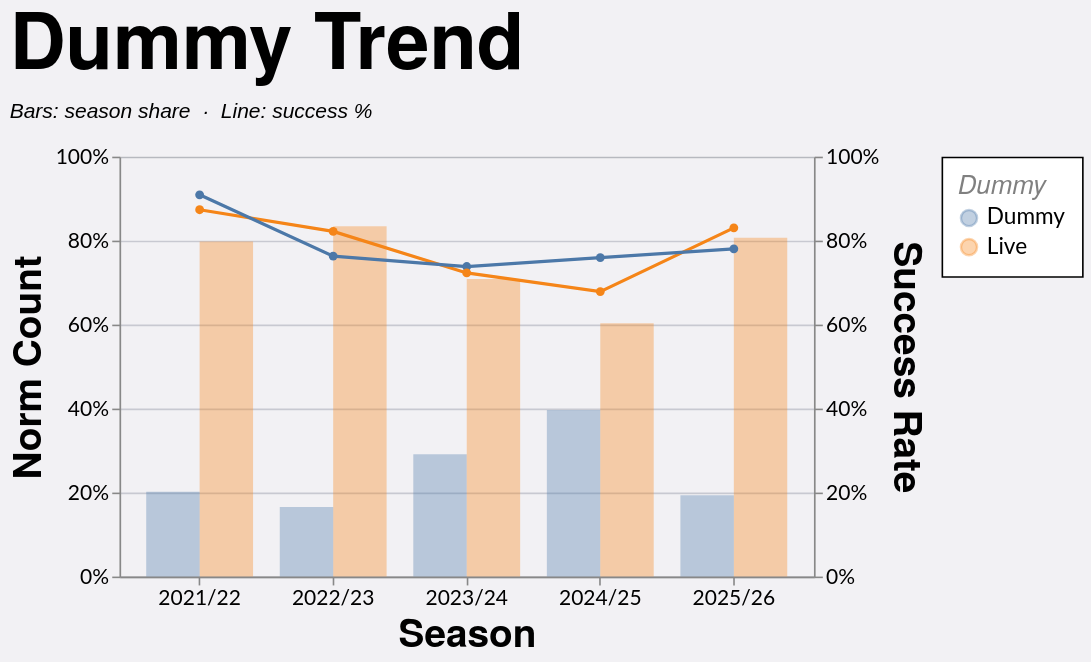

Vega-Lite specification stored for this chart:
### Vega-Lite specification from a JSON file in a GitHub repository (floating-point values rounded to 4 significant figures; data arrays with more than 128 entries replaced by an {"elided": "..."} marker saying what was removed)
{"config": {"axis": {"labelFont": "Lato, sans-serif", "titleFont": "PT Sans Narrow, Helvetica Neue, Helvetica, Arial, sans-serif", "labelFontSize": 13, "titleFontSize": 24, "gridColor": "#202947", "gridOpacity": 0.2}, "header": {"labelFont": "PT Sans Narrow, Helvetica Neue, Helvetica, Arial, sans-serif", "titleFont": "PT Sans Narrow, Helvetica Neue, Helvetica, Arial, sans-serif", "labelFontSize": 24, "titleFontSize": 28, "labelFontWeight": "bold", "orient": "left"}, "legend": {"labelFont": "Lato, sans-serif", "titleFont": "PT Sans Narrow, Helvetica Neue, Helvetica, Arial, sans-serif", "labelFontSize": 14, "titleFontSize": 16, "titlePadding": 5, "fillColor": "white", "strokeColor": "black", "padding": 10, "titleFontWeight": "lighter", "titleFontStyle": "italic", "titleColor": "gray", "offset": 10}, "title": {"font": "PT Sans Narrow, Helvetica Neue, Helvetica, Arial, sans-serif", "fontSize": 48, "fontWeight": "bold", "anchor": "start", "align": "center", "titlePadding": 20, "subtitlePadding": 10, "subtitleFontSize": 13, "subtitleColor": "", "subtitleFontStyle": "italic", "offset": 15, "color": "black"}, "axisX": {"labelAngle": 0}, "facet": {"title": null, "header": null, "align": {"row": "each", "column": "each"}}, "resolve": {"scale": {"y": "independent", "facet": "independent"}}, "background": "#f2f1f4"}, "layer": [{"mark": {"type": "bar", "opacity": 0.35}, "encoding": {"color": {"field": "dummy", "sort": ["Dummy", "Live"], "title": "Dummy", "type": "nominal"}, "tooltip": [{"field": "season", "title": "Season", "type": "nominal"}, {"field": "dummy", "title": "Dummy", "type": "nominal"}, {"field": "won", "format": ",.0f", "title": "Won", "type": "quantitative"}, {"field": "attempts", "format": ",.0f", "title": "Attempts", "type": "quantitative"}, {"field": "norm_count", "format": ".1%", "title": "Norm Count", "type": "quantitative"}, {"field": "success_rate", "format": ".1%", "title": "Success Rate", "type": "quantitative"}], "x": {"field": "season", "sort": ["2021/22", "2022/23", "2023/24", "2024/25", "2025/26"], "title": "Season", "type": "nominal"}, "xOffset": {"field": "dummy", "sort": ["Dummy", "Live"], "type": "nominal"}, "y": {"axis": {"format": "%", "orient": "left"}, "field": "norm_count", "scale": {"domain": [0, 1]}, "title": "Norm Count", "type": "quantitative"}}, "transform": [{"filter": "(loSquad == 'All' || datum.squad == loSquad) && (loGameType == 'All' || (loGameType == 'League + Cup' && (datum.game_type == 'League' || datum.game_type == 'Cup')) || (loGameType == 'League only' && datum.game_type == 'League') || datum.game_type == loGameType) && (loOpposition == 'All' || datum.opposition == loOpposition) && (loThrower == 'All' || datum.thrower == loThrower) && (loJumper == 'All' || datum.jumper == loJumper) && (loArea == 'All' || datum.area == loArea) && (loNumbers == 'All' || datum.numbers == loNumbers) && (loCallType == 'All' || datum.call_type == loCallType)"}, {"aggregate": [{"op": "count", "as": "attempts"}, {"op": "sum", "field": "won", "as": "won"}], "groupby": ["season", "dummy"]}, {"joinaggregate": [{"op": "sum", "field": "attempts", "as": "season_attempts"}], "groupby": ["season"]}, {"calculate": "datum.attempts / datum.season_attempts", "as": "norm_count"}, {"calculate": "datum.won / datum.attempts", "as": "success_rate"}]}, {"mark": {"type": "line", "point": true, "strokeWidth": 2}, "encoding": {"color": {"field": "dummy", "sort": ["Dummy", "Live"], "title": "Dummy", "type": "nominal"}, "detail": {"field": "dummy", "type": "nominal"}, "tooltip": [{"field": "season", "title": "Season", "type": "nominal"}, {"field": "dummy", "title": "Dummy", "type": "nominal"}, {"field": "won", "format": ",.0f", "title": "Won", "type": "quantitative"}, {"field": "attempts", "format": ",.0f", "title": "Attempts", "type": "quantitative"}, {"field": "norm_count", "format": ".1%", "title": "Norm Count", "type": "quantitative"}, {"field": "success_rate", "format": ".1%", "title": "Success Rate", "type": "quantitative"}], "x": {"field": "season", "sort": ["2021/22", "2022/23", "2023/24", "2024/25", "2025/26"], "title": "Season", "type": "nominal"}, "y": {"axis": {"format": "%", "orient": "right"}, "field": "success_rate", "scale": {"domain": [0, 1]}, "title": "Success Rate", "type": "quantitative"}}, "transform": [{"filter": "(loSquad == 'All' || datum.squad == loSquad) && (loGameType == 'All' || (loGameType == 'League + Cup' && (datum.game_type == 'League' || datum.game_type == 'Cup')) || (loGameType == 'League only' && datum.game_type == 'League') || datum.game_type == loGameType) && (loOpposition == 'All' || datum.opposition == loOpposition) && (loThrower == 'All' || datum.thrower == loThrower) && (loJumper == 'All' || datum.jumper == loJumper) && (loArea == 'All' || datum.area == loArea) && (loNumbers == 'All' || datum.numbers == loNumbers) && (loCallType == 'All' || datum.call_type == loCallType)"}, {"aggregate": [{"op": "count", "as": "attempts"}, {"op": "sum", "field": "won", "as": "won"}], "groupby": ["season", "dummy"]}, {"joinaggregate": [{"op": "sum", "field": "attempts", "as": "season_attempts"}], "groupby": ["season"]}, {"calculate": "datum.attempts / datum.season_attempts", "as": "norm_count"}, {"calculate": "datum.won / datum.attempts", "as": "success_rate"}]}], "data": {"name": "data-59bc52db6a970b6c64ce397bd37ae18f"}, "height": 260, "params": [{"name": "loSquad", "value": "All"}, {"name": "loSeason", "value": "All"}, {"name": "loGameType", "value": "All"}, {"name": "loOpposition", "value": "All"}, {"name": "loThrower", "value": "All"}, {"name": "loJumper", "value": "All"}, {"name": "loArea", "value": "All"}, {"name": "loNumbers", "value": "All"}, {"name": "loCallType", "value": "All"}], "resolve": {"scale": {"y": "independent"}}, "title": {"text": "Dummy Trend", "subtitle": "Bars: season share  ·  Line: success %"}, "width": 430, "$schema": "https://vega.github.io/schema/vega-lite/v5.20.1.json", "datasets": {"data-59bc52db6a970b6c64ce397bd37ae18f": {"elided": "1242 records"}}}
